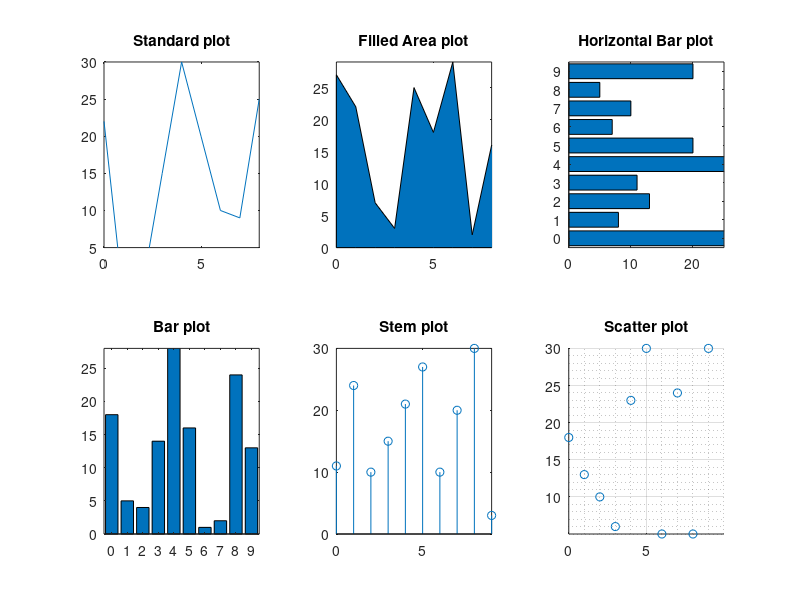

Source code (MATLAB):
%Rolf van der Vleugel
%Studentnumber: 5192714 
%23/09/2019
#testing changes

%standard plot
subplot(2,3,1)

N = 9;

x1 = 0:N-1;

y1 = [22 -2 0 15 30 20 10 9 25];

plot(x1,y1)

yticks(linspace(5,30,6))
yticklabels(linspace(5,30,6))
ylim([5,30])

xticks([0 5])
xticklabels([0 5])
xlim([0,8])

title('Standard plot')

%Filled area plot
subplot(2,3,2)

N = 10;

x2 = 0:N-1;
y2 = [27 22 7 3 25 18 29 2 16 8];

area(x2, y2)
yticks(linspace(0,30,7))
yticklabels(linspace(0,30,7))
ylim([0,29])

xticks([0 5])
xticklabels([0 5])
xlim([0,8])

title('Filled Area plot')

%Horizontal bar plot
subplot(2,3,3)

y3 = [30, 8, 13, 11, 30, 20, 7, 10, 5, 20];

barh(y3)

xticks(linspace(0,30,4))
xlim([0,25])
yticks(linspace(1,10,10))
yticklabels(linspace(0,9,10))
ylim([0.5,10.5])

title('Horizontal Bar plot')

%Bar plot
subplot(2,3,4)

x4 = [18, 5, 4, 14, 30, 16, 1, 2, 24, 13];

bar(x4)

xticks(linspace(1,10,10))
xticklabels(linspace(0,9,10))
xlim([0.5,10.5])

yticks(linspace(0,30,7))
ylim([0,28])

title('Bar plot')

%Stem plot
subplot(2,3,5)
x5 = [11, 24, 10, 15, 21, 27, 10, 20, 30 3];

stem(x5)

xticks([1 6])
xticklabels([0 5])
xlim([1,10])
yticks(linspace(0,30,4))
yticklabels(linspace(0,30,4))
ylim([0,30])

title('Stem plot')

%Scatter plot
subplot(2,3,6)

N = 10;
x = 0:N-1;
y6 = [18, 13, 10, 6, 23, 30, 5, 24,5 30];

scatter(x,y6)

xticks([0 5])
xticklabels([0 5])
xlim([0 N])

yticks(linspace(10,30,5))
yticklabels(linspace(10,30,5))
ylim([5 30])

grid on
grid minor

title('Scatter plot')
